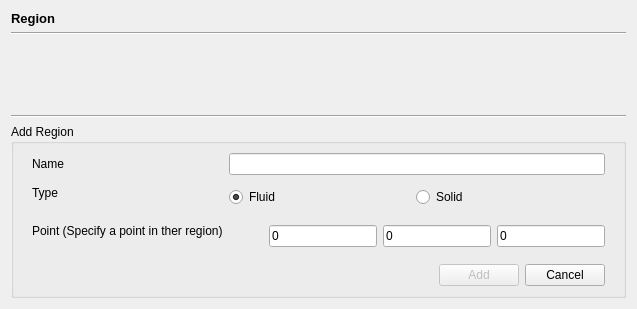
             <widget class="QWidget" name="regionPage">
              <layout class="QVBoxLayout" name="verticalLayout_26">
               <item>
                <widget class="QLabel" name="label_38">
                 <property name="font">
                  <font>
                   <pointsize>10</pointsize>
                   <bold>true</bold>
                  </font>
                 </property>
                 <property name="text">
                  <string>Region</string>
                 </property>
                </widget>
               </item>
               <item>
                <widget class="Line" name="line_12">
                 <property name="orientation">
                  <enum>Qt::Horizontal</enum>
                 </property>
                </widget>
               </item>
               <item>
                <widget class="QScrollArea" name="scrollArea">
                 <property name="frameShape">
                  <enum>QFrame::NoFrame</enum>
                 </property>
                 <property name="widgetResizable">
                  <bool>true</bool>
                 </property>
                 <widget class="QWidget" name="regionList">
                  <property name="geometry">
                   <rect>
                    <x>0</x>
                    <y>0</y>
                    <width>100</width>
                    <height>30</height>
                   </rect>
                  </property>
                 </widget>
                </widget>
               </item>
               <item>
                <widget class="Line" name="line_3">
                 <property name="orientation">
                  <enum>Qt::Horizontal</enum>
                 </property>
                </widget>
               </item>
               <item>
                <widget class="QGroupBox" name="regionForm">
                 <property name="title">
                  <string>Add Region</string>
                 </property>
                 <layout class="QVBoxLayout" name="verticalLayout_7">
                  <property name="spacing">
                   <number>2</number>
                  </property>
                  <property name="topMargin">
                   <number>0</number>
                  </property>
                  <item>
                   <widget class="QWidget" name="widget_6" native="true">
                    <layout class="QFormLayout" name="formLayout_2">
                     <property name="rowWrapPolicy">
                      <enum>QFormLayout::WrapLongRows</enum>
                     </property>
                     <item row="0" column="0">
                      <widget class="QLabel" name="label_5">
                       <property name="text">
                        <string>Name</string>
                       </property>
                      </widget>
                     </item>
                     <item row="0" column="1">
                      <widget class="QLineEdit" name="name"/>
                     </item>
                     <item row="1" column="0">
                      <widget class="QLabel" name="label_6">
                       <property name="text">
                        <string>Type</string>
                       </property>
                      </widget>
                     </item>
                     <item row="1" column="1">
                      <widget class="QWidget" name="widget_7" native="true">
                       <layout class="QHBoxLayout" name="horizontalLayout_6">
                        <property name="leftMargin">
                         <number>0</number>
                        </property>
                        <property name="topMargin">
                         <number>6</number>
                        </property>
                        <property name="bottomMargin">
                         <number>6</number>
                        </property>
                        <item>
                         <widget class="QRadioButton" name="fluid">
                          <property name="text">
                           <string>Fluid</string>
                          </property>
                          <property name="checked">
                           <bool>true</bool>
                          </property>
                          <attribute name="buttonGroup">
                           <string notr="true">regionTypeRadios</string>
                          </attribute>
                         </widget>
                        </item>
                        <item>
                         <widget class="QRadioButton" name="solid">
                          <property name="text">
                           <string>Solid</string>
                          </property>
                          <property name="checked">
                           <bool>false</bool>
                          </property>
                          <attribute name="buttonGroup">
                           <string notr="true">regionTypeRadios</string>
                          </attribute>
                         </widget>
                        </item>
                       </layout>
                      </widget>
                     </item>
                     <item row="2" column="0">
                      <widget class="QLabel" name="label_13">
                       <property name="text">
                        <string>Point (Specify a point in ther region)</string>
                       </property>
                      </widget>
                     </item>
                     <item row="2" column="1">
                      <widget class="QWidget" name="widget_8" native="true">
                       <layout class="QHBoxLayout" name="horizontalLayout_7">
                        <property name="leftMargin">
                         <number>0</number>
                        </property>
                        <property name="topMargin">
                         <number>6</number>
                        </property>
                        <property name="rightMargin">
                         <number>0</number>
                        </property>
                        <property name="bottomMargin">
                         <number>6</number>
                        </property>
                        <item>
                         <spacer name="horizontalSpacer_4">
                          <property name="orientation">
                           <enum>Qt::Horizontal</enum>
                          </property>
                          <property name="sizeHint" stdset="0">
                           <size>
                            <width>40</width>
                            <height>20</height>
                           </size>
                          </property>
                         </spacer>
                        </item>
                        <item>
                         <widget class="QLineEdit" name="x">
                          <property name="text">
                           <string>0</string>
                          </property>
                         </widget>
                        </item>
                        <item>
                         <widget class="QLineEdit" name="y">
                          <property name="text">
                           <string>0</string>
                          </property>
                         </widget>
                        </item>
                        <item>
                         <widget class="QLineEdit" name="z">
                          <property name="text">
                           <string>0</string>
                          </property>
                         </widget>
                        </item>
                       </layout>
                      </widget>
                     </item>
                    </layout>
                   </widget>
                  </item>
                  <item>
                   <widget class="QWidget" name="widget_9" native="true">
                    <layout class="QHBoxLayout" name="horizontalLayout_8">
                     <property name="topMargin">
                      <number>0</number>
                     </property>
                     <property name="bottomMargin">
                      <number>0</number>
                     </property>
                     <item>
                      <spacer name="horizontalSpacer_5">
                       <property name="orientation">
                        <enum>Qt::Horizontal</enum>
                       </property>
                       <property name="sizeHint" stdset="0">
                        <size>
                         <width>177</width>
                         <height>20</height>
                        </size>
                       </property>
                      </spacer>
                     </item>
                     <item>
                      <widget class="QPushButton" name="ok">
                       <property name="enabled">
                        <bool>false</bool>
                       </property>
                       <property name="text">
                        <string>Add</string>
                       </property>
                      </widget>
                     </item>
                     <item>
                      <widget class="QPushButton" name="cancel">
                       <property name="enabled">
                        <bool>true</bool>
                       </property>
                       <property name="text">
                        <string>Cancel</string>
                       </property>
                      </widget>
                     </item>
                    </layout>
                   </widget>
                  </item>
                 </layout>
                </widget>
               </item>
              </layout>
             </widget>
